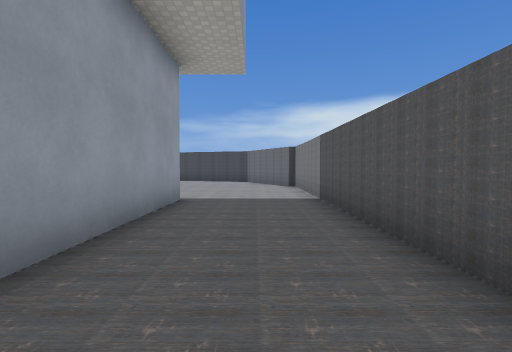
View 1 (above)

13 first-person views from a walk through a 3-D level made in the Godot game engine. The camera is 1.5 m above the floor, tilts 2° down and sees 85° across. The floor is counted in squares, 2 m on a side. Each view is taken from the middle of a square. On the plan, view 1 faces up. The plan holds only what a view shows up to about 10 squares ahead; the rest is blank. The place goes on beyond the plan. Flat picture figures and markers are not drawn. Some surface patterns are stand-ins.

View 2
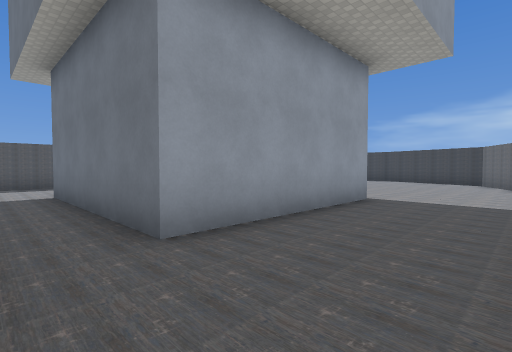

View 3
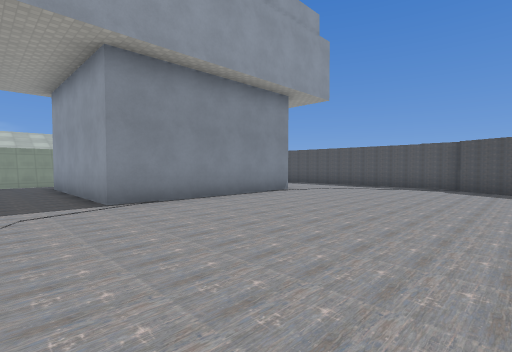

View 4
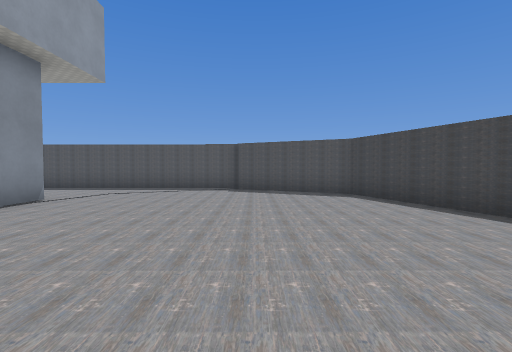

View 5
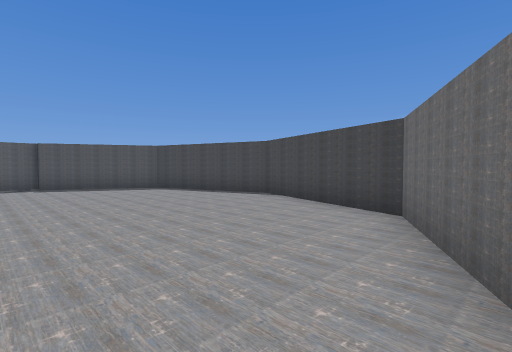

View 6
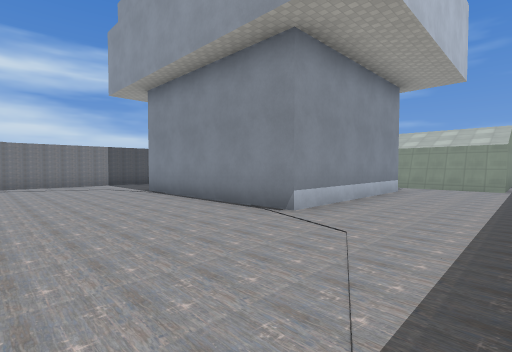

View 7
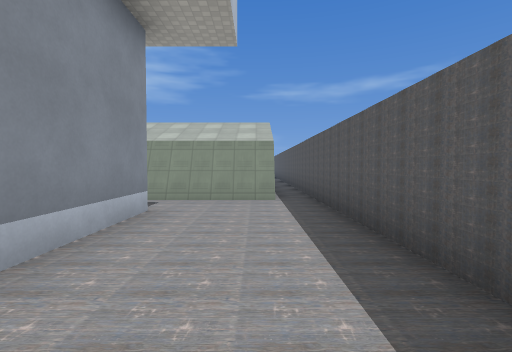

View 8
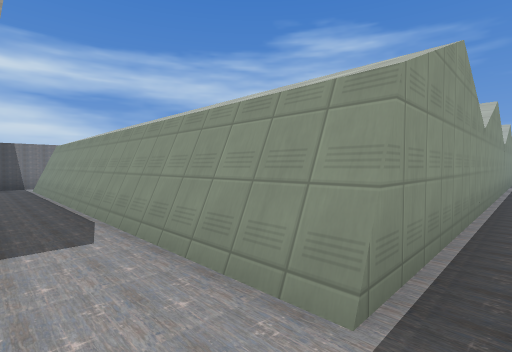

View 9
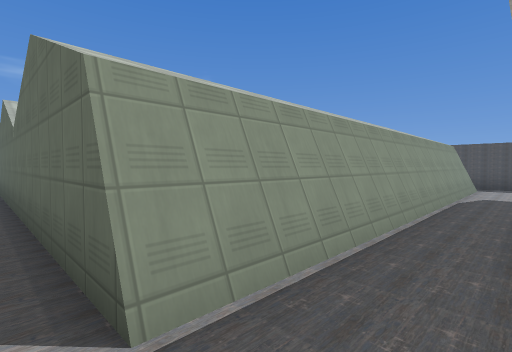

View 10
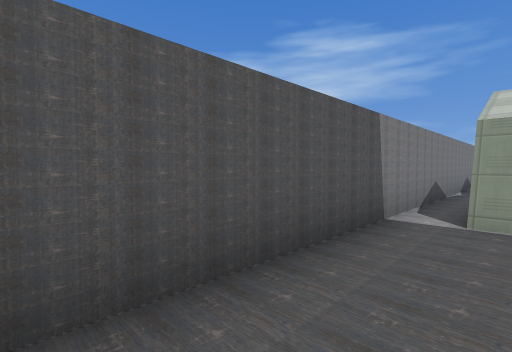

View 11
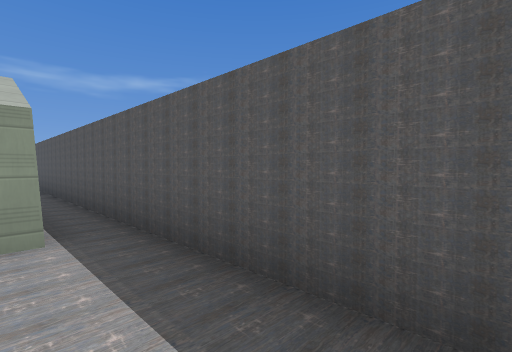

View 12
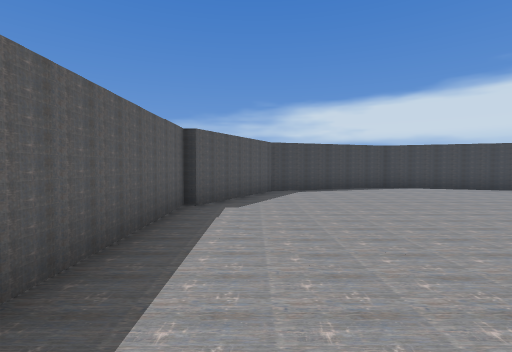

View 13
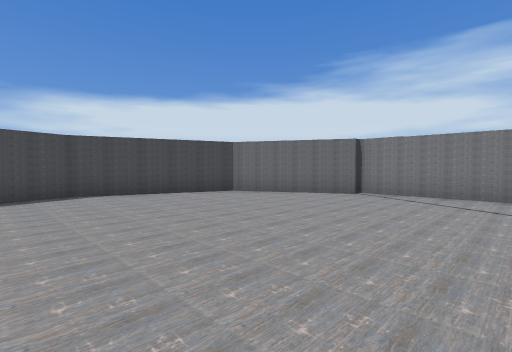

### Floor plan
Points are (right, up) in squares from view 1. A wall is a line through its corners. A room is listed if a view was taken in it or the views show most of it. See-through windows are left out.
Room 1 (views 1, 2, 3, 4, 5, 6, 7, 8, 9, 10, 11, 12, 13)
walls: (-1.7, 1.3) (-7.2, 1.3) (-7.2, 6.3) (-1.7, 6.3) (-1.7, 1.3); (0.6, -0.2) (0.6, -8.5); (-9.4, -0.5) (0.6, -0.5); (1.5, -8) (1.5, 10.4); (1.3, 10.4) (-0.4, 13.6) (-4.5, 14.9) (-8.5, 13.5) (-10.2, 10.4); (-10.4, 10.5) (-10.3, -0.4)
low walls: (-4.6, -0.4) (-3.5, -0.4)
ways out: opening at (-10, -1)

Positions as (right, up) in squares from view 1, and headings:
1: (0, 0), facing up
2: (1, 0), facing up-left
3: (0, 12), facing down-left
4: (-1, 11), facing left
5: (1, 9), facing up-left
6: (-10, 10), facing down-right
7: (-9, 6), facing down
8: (-10, 1), facing down-right
9: (1, 1), facing down-left
10: (0, 4), facing down-right
11: (-9, 3), facing down-left
12: (-9, 5), facing up
13: (-6, 7), facing up-right
